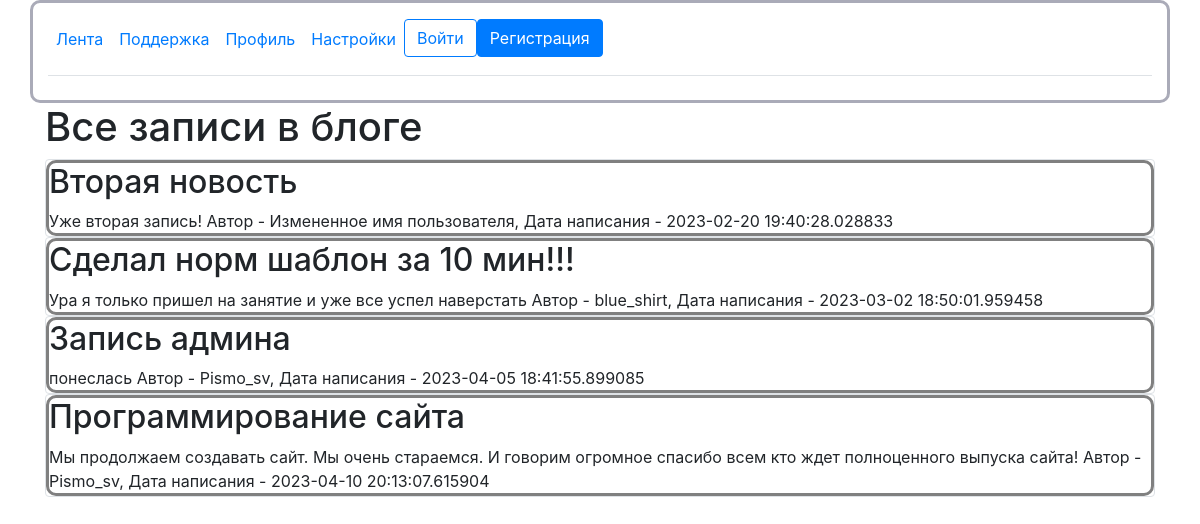
The page / on the database its author committed.
### data/news.py (models this page shows)
class News(SqlAlchemyBase):
    __tablename__ = 'news'
    id = sqlalchemy.Column(sqlalchemy.Integer,
                           primary_key=True, autoincrement=True)
    title = sqlalchemy.Column(sqlalchemy.String, nullable=True)
    content = sqlalchemy.Column(sqlalchemy.String, nullable=True)
    created_date = sqlalchemy.Column(sqlalchemy.DateTime,
                                     default=datetime.datetime.now)
    is_private = sqlalchemy.Column(sqlalchemy.Boolean, default=True)
    user_id = sqlalchemy.Column(sqlalchemy.Integer,
                                sqlalchemy.ForeignKey("users.id"))
    user = orm.relationship('User')

### data/users.py (models this page shows, shortened)
class User(SqlAlchemyBase, UserMixin):
    __tablename__ = 'users'
    id = sqlalchemy.Column(sqlalchemy.Integer,
                           primary_key=True, autoincrement=True)
    name = sqlalchemy.Column(sqlalchemy.String, nullable=True)
    about = sqlalchemy.Column(sqlalchemy.String, nullable=True)
    email = sqlalchemy.Column(sqlalchemy.String,
                              index=True, unique=True, nullable=True)
    hashed_password = sqlalchemy.Column(sqlalchemy.String, nullable=True)
    created_date = sqlalchemy.Column(sqlalchemy.DateTime,
                                     default=datetime.datetime.now)
    news = orm.relationship("News", back_populates='user')

### main.py (the view)
@app.route("/")
def index():
    db_sess = db_session.create_session()
    if current_user.is_authenticated:
        news = db_sess.query(News).filter(
            (News.user == current_user) | (News.is_private != True))
    else:
        news = db_sess.query(News).filter(News.is_private != True)
    return render_template("index.html", news=news)

### data/db_session.py (called while the page is built)
def create_session() -> Session:
    global __factory
    return __factory()

### templates/index.html (shortened to what this page needs)
{% extends "base.html" %}
{% block content %}
<h1>Все записи в блоге</h1>
{% for item in news%}
<div class="col-md6 border rounded">
    <div>
        <h2>{{item.title}}</h2>
        {{item.content}}
        Автор - {{item.user.name}}, Дата написания - {{item.created_date}}
    </div>
</div>
{% endfor %}
{% endblock %}

### templates/base.html (shortened to what this page needs)
<!doctype html>
<html lang="en">
<head>
    <link rel="stylesheet"
          href="https://stackpath.bootstrapcdn.com/bootstrap/4.4.1/css/bootstrap.min.css"
>
</head>
<body>
<header>
    <div class="container" style="background-color: white; border:#aaabb8 solid; ">
        <header class="d-flex flex-wrap align-items-center justify-content-center justify-content-md-between py-3 mb-4 border-bottom">
            <ul class="nav col-12 col-md-auto mb-2 justify-content-center mb-md-0">
                <li><a href="/" class="nav-link px-2 link-secondary">Лента</a></li>
                <li><a href="#" class="nav-link px-2">Поддержка</a></li>
                <li><a href="/profile" class="nav-link px-2">Профиль</a></li>
                <li><a href="#" class="nav-link px-2" style="">Настройки</a></li>
                {% if not current_user.is_authenticated %}
                <ul class="nav col-12 col-md-auto mb-2 justify-content-center mb-md-0">
                    <li><a class="btn btn-outline-primary me-2" href="/login">Войти</a></li>
                    <li><a class="btn btn-primary" href="/register">Регистрация</a></li>
                    {% endif %}
        </header>
    </div>
</header>
<main role="main" class="container">
    {% block content %}{% endblock %}
</main>
</body>
</html>

### templates/base.html (style rules this page uses)
body { background: url(https://img.freepik.com/free-photo/white-concrete-wall_53876-92803.jpg?w=1380&t=st=1681221851~exp=1681222451~hmac=b56127937686b29879128f878f829b32c23de93e679daa4056adbcf6740c8b92); background-color: #AAABB8 background-repeat: repeat-x; background-repeat: repeat-y; background-size: 100%; }

### templates/index.html (style rules this page uses)
div { background: white; border: solid gray; border-radius: 10px; }

### rows shown on the page
News: title "Вторая новость", content "Уже вторая запись!", user.name "Измененное имя пользователя", created_date "2023-02-20 19:40:28.028833"
News: title "Сделал норм шаблон за 10 мин!!!", content "Ура я только пришел на занятие и уже все успел наверстать", user.name "blue_shirt", created_date "2023-03-02 18:50:01.959458"
News: title "Запись админа", content "понеслась", user.name "Pismo_sv", created_date "2023-04-05 18:41:55.899085"
News: title "Программирование сайта", content "Мы продолжаем создавать сайт. Мы очень стараемся. И говорим огромное спасибо всем кто ждет полноценного выпуска сайта!", user.name "Pismo_sv", created_date "2023-04-10 20:13:07.615904"
